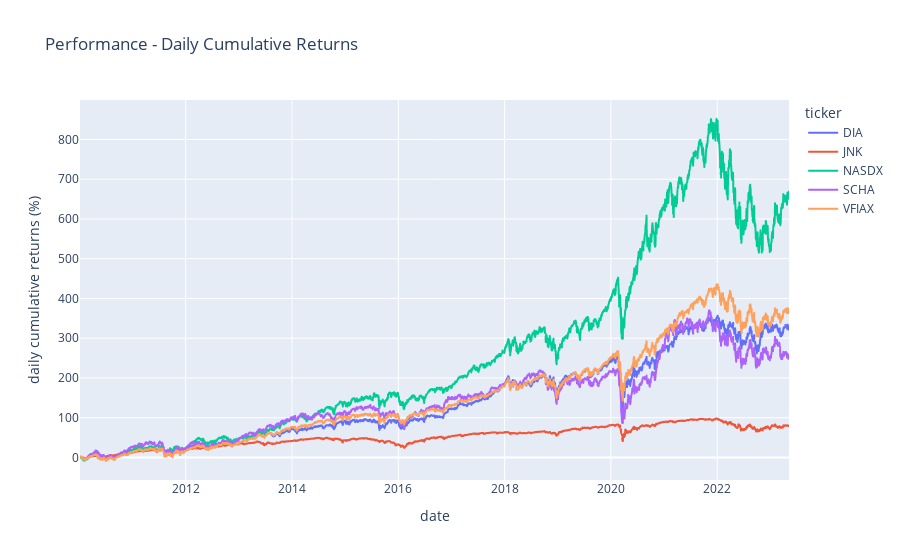

The notebook cell saved with this chart:
### Code cell
fig = px.line(df2, x='date',
              y='cum_return_pct', color='ticker',
              title='Performance - Daily Cumulative Returns',
              labels={'cum_return_pct':'daily cumulative returns (%)', })
fig.show()

### Figure 1 — Plotly figure (JSON) as saved in the notebook; plotly's stock layout.template omitted (floating-point values rounded to 4 significant figures; data arrays with more than 128 entries replaced by an {"elided": "..."} marker saying what was removed)
{"data": [{"hovertemplate": "ticker=DIA<br>date=%{x}<br>daily cumulative returns (%)=%{y}<extra></extra>", "legendgroup": "DIA", "line": {"color": "#636efa", "dash": "solid"}, "marker": {"symbol": "circle"}, "mode": "lines", "name": "DIA", "showlegend": true, "type": "scattergl", "x": {"elided": "3359 str values"}, "xaxis": "x", "y": {"elided": "3359 float values"}, "yaxis": "y"}, {"hovertemplate": "ticker=JNK<br>date=%{x}<br>daily cumulative returns (%)=%{y}<extra></extra>", "legendgroup": "JNK", "line": {"color": "#EF553B", "dash": "solid"}, "marker": {"symbol": "circle"}, "mode": "lines", "name": "JNK", "showlegend": true, "type": "scattergl", "x": {"elided": "3359 str values"}, "xaxis": "x", "y": {"elided": "3359 float values"}, "yaxis": "y"}, {"hovertemplate": "ticker=NASDX<br>date=%{x}<br>daily cumulative returns (%)=%{y}<extra></extra>", "legendgroup": "NASDX", "line": {"color": "#00cc96", "dash": "solid"}, "marker": {"symbol": "circle"}, "mode": "lines", "name": "NASDX", "showlegend": true, "type": "scattergl", "x": {"elided": "3359 str values"}, "xaxis": "x", "y": {"elided": "3359 float values"}, "yaxis": "y"}, {"hovertemplate": "ticker=SCHA<br>date=%{x}<br>daily cumulative returns (%)=%{y}<extra></extra>", "legendgroup": "SCHA", "line": {"color": "#ab63fa", "dash": "solid"}, "marker": {"symbol": "circle"}, "mode": "lines", "name": "SCHA", "showlegend": true, "type": "scattergl", "x": {"elided": "3359 str values"}, "xaxis": "x", "y": {"elided": "3359 float values"}, "yaxis": "y"}, {"hovertemplate": "ticker=VFIAX<br>date=%{x}<br>daily cumulative returns (%)=%{y}<extra></extra>", "legendgroup": "VFIAX", "line": {"color": "#FFA15A", "dash": "solid"}, "marker": {"symbol": "circle"}, "mode": "lines", "name": "VFIAX", "showlegend": true, "type": "scattergl", "x": {"elided": "3359 str values"}, "xaxis": "x", "y": {"elided": "3359 float values"}, "yaxis": "y"}], "layout": {"legend": {"title": {"text": "ticker"}, "tracegroupgap": 0}, "title": {"text": "Performance - Daily Cumulative Returns"}, "xaxis": {"anchor": "y", "domain": [0, 1], "title": {"text": "date"}}, "yaxis": {"anchor": "x", "domain": [0, 1], "title": {"text": "daily cumulative returns (%)"}}}}
